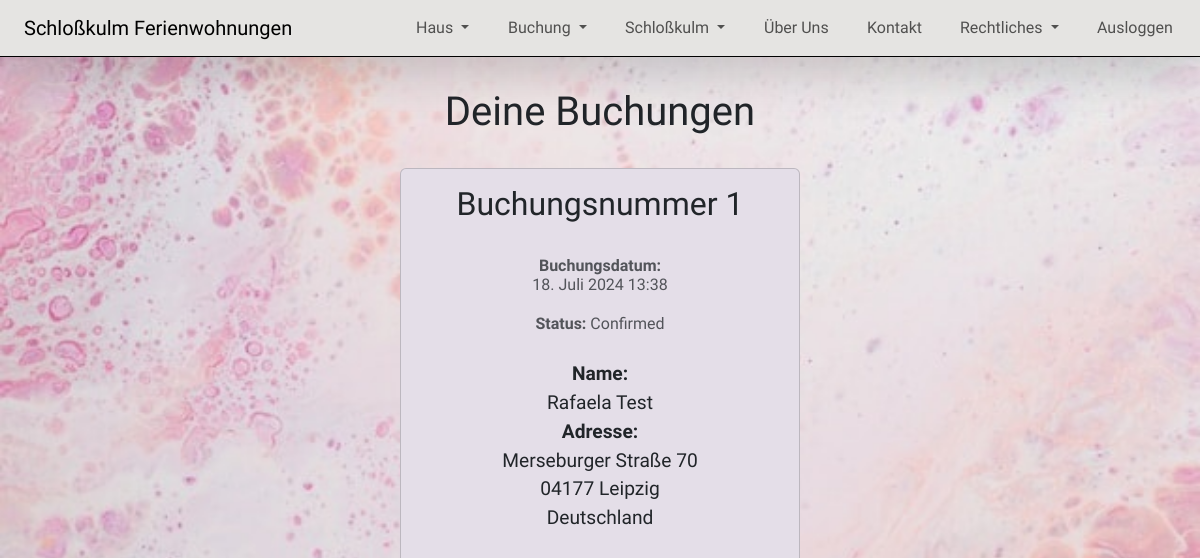
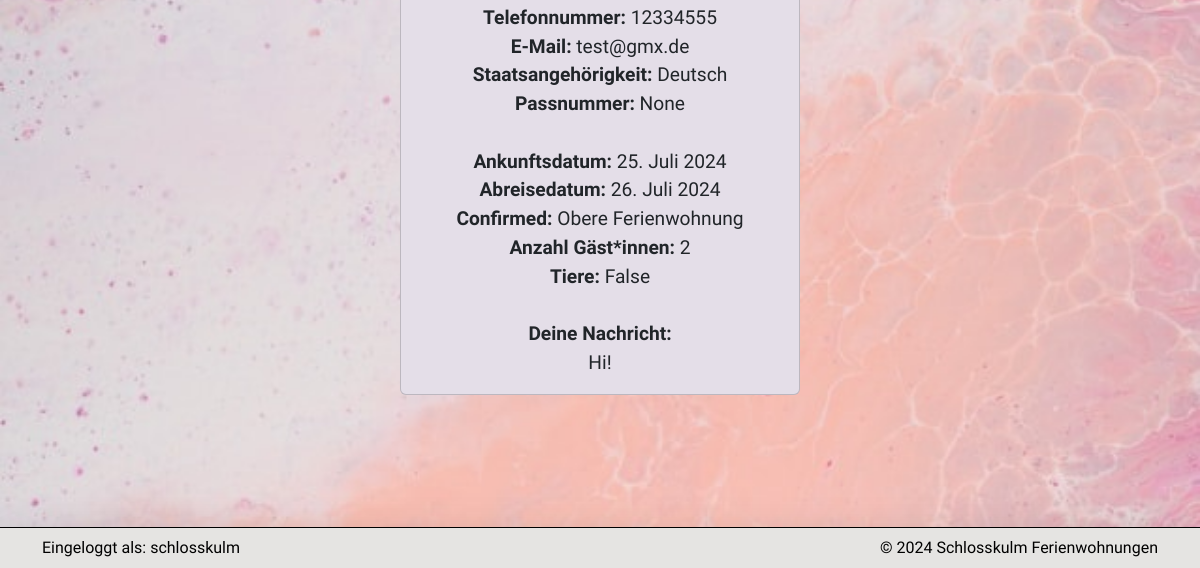
/buchung/deine-buchungen/ (signed in), run on an earlier commit of the app's database (2 pictures, top to bottom).
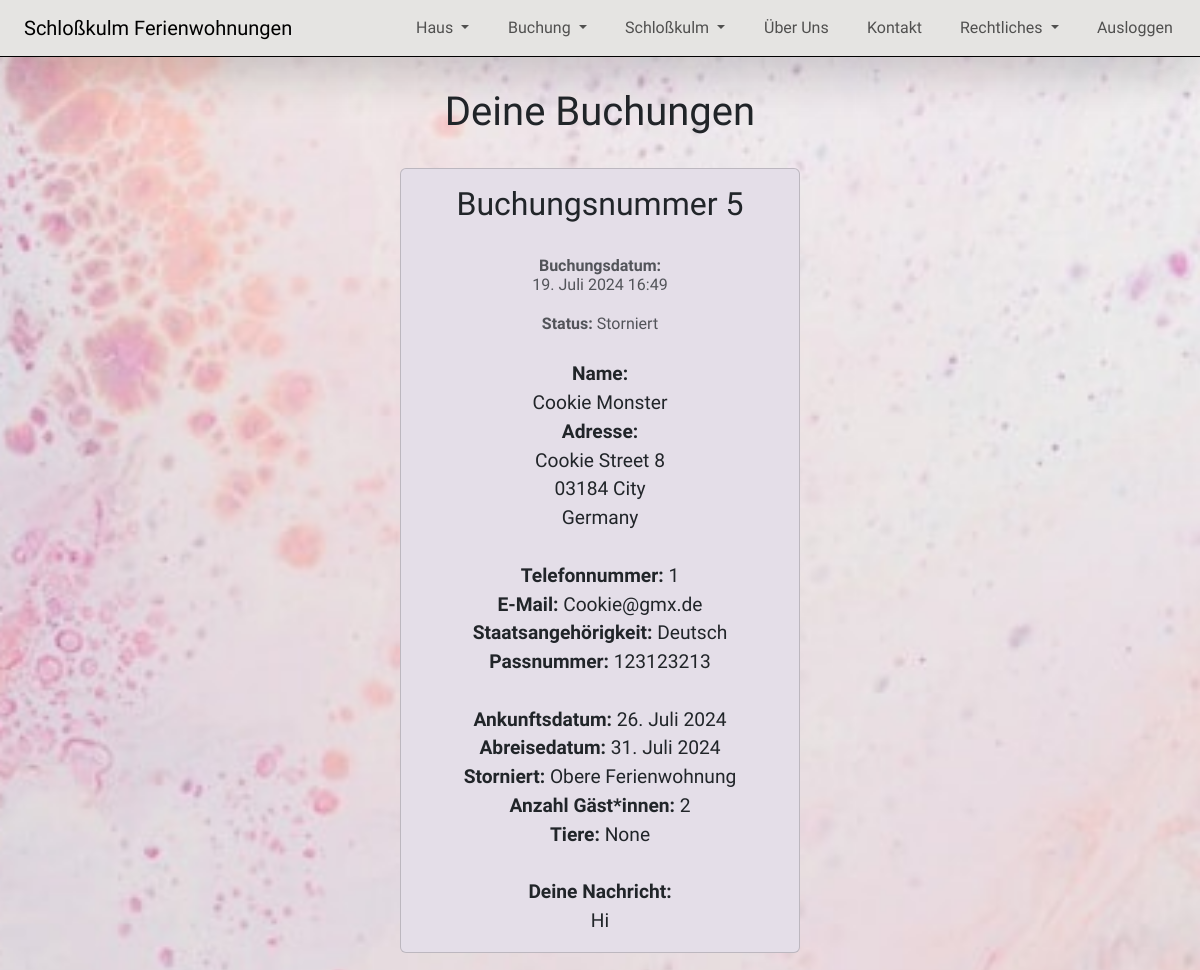
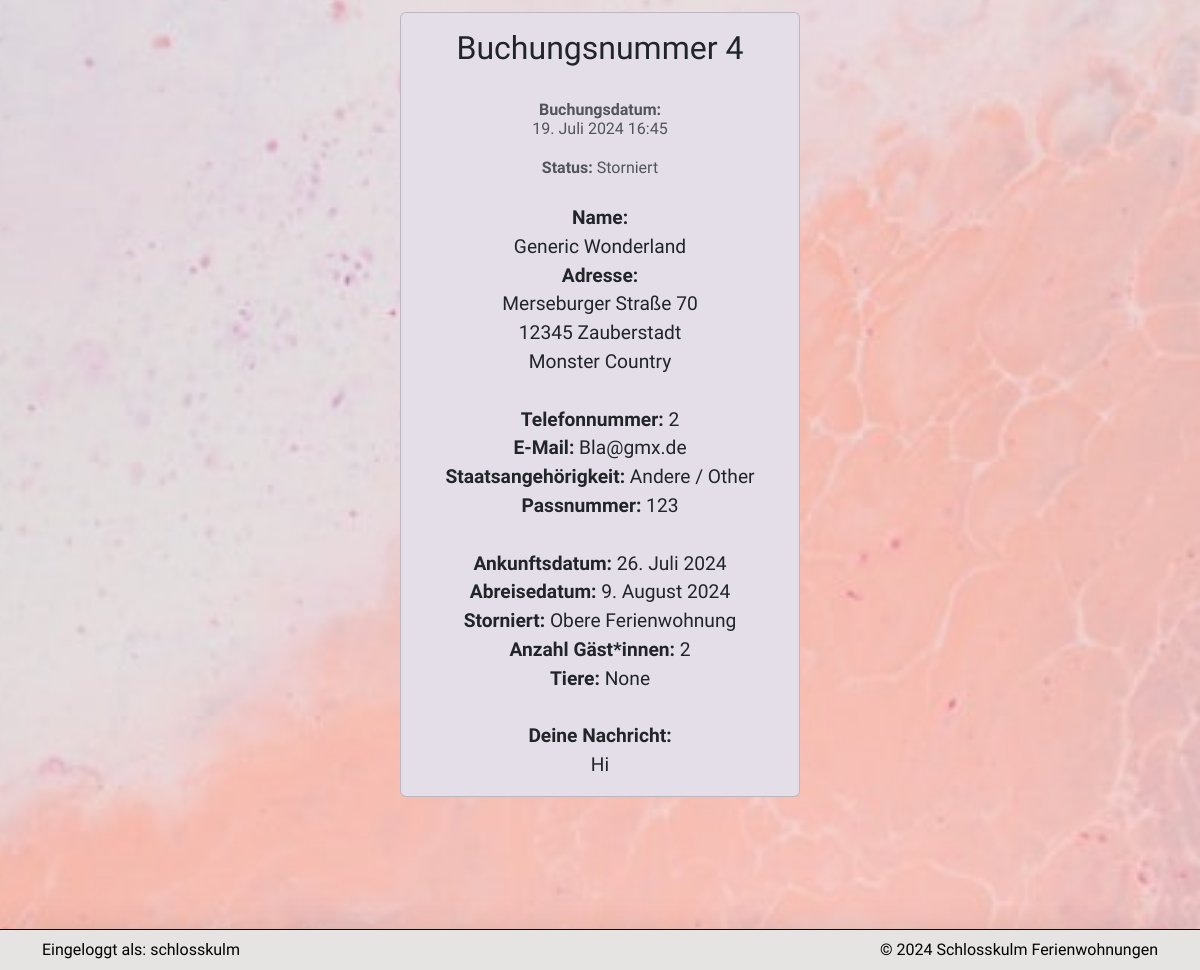
And on a later commit of the database (2 pictures, top to bottom).
### home/models.py (models this page shows, shortened)
class Booking(models.Model):
    user = models.ForeignKey(User, on_delete=models.RESTRICT,
                             related_name="user_name", default='1')
    booking_date = models.DateTimeField(default=now)
    status = (
        ('Angefragt', 'Angefragt'),
        ('Bestätigt', 'Bestätigt'),
        ('Storniert', 'Storniert'),
    )
    booking_status = models.CharField(choices=status, blank=True, null=True,
                                      max_length=100, default='Angefragt')
    first_name = models.CharField(max_length=100)
    last_name = models.CharField(max_length=100)
    birth_date = models.DateField()
    email = models.EmailField(max_length=100)
    phone_number = models.BigIntegerField()
    address = models.CharField(max_length=100)
    zip_code = models.CharField(max_length=100)
    city = models.CharField(max_length=100)
    country = models.CharField(max_length=100)
    booking_object = (
        ('Obere Ferienwohnung', 'Obere Ferienwohnung'),
        ('Untere Ferienwohnung', 'Untere Ferienwohnung'),
        ('Gesamtes Haus', 'Gesamtes Haus'),
    )
    booking_item = models.CharField(choices=booking_object, max_length=100)
    arrival_date = models.DateField()
    departure_date = models.DateField()
    guest_number = (
        ('1', '1'),
        ('2', '2'),
        ('3', '3'),
        ('4', '4'),
        ('5', '5'),
        ('6', '6'),
        ('7', '7'),
        ('8', '8'),
        ('9', '9'),
        ('10', '10'),
        ('11', '11'),
        ('12', '12'),
        ('13', '13'),
        ('14', '14'),
        ('15', '15'),
    )
    amount_guests = models.CharField(choices=guest_number, max_length=100)
    guest_nationality = (
        ('Deutsch', 'Deutsch'),
        ('Andere / Other', 'Andere / Other'),
    )
    nationality = models.CharField(choices=guest_nationality, max_length=100)
    passport_number = models.CharField(max_length=100, blank=True, null=True)
    animals = models.BooleanField(blank=True, null=True)
    message = models.TextField(max_length=4000)
    class Meta:
        ordering = ['-id']

### home/views.py (the view)
# urls.py: path('deine-buchungen/', views.BookingList.as_view(), name='deine-buchungen'),
class BookingList(generic.ListView):
    model = Booking
    template_name = "home/deine-buchungen.html"
    def get_queryset(self):
        if self.request.user.is_authenticated:
            return Booking.objects.filter(user=self.request.user)

### home/context_processors.py (called while the page is built)
def booking_exists(request):
    if request.user.is_authenticated:
        has_booking = Booking.objects.filter(user=request.user).exists()
    else:
        has_booking = False
    return {
        'booking_exists': has_booking
    }

### home/templates/home/deine-buchungen.html (shortened to what this page needs)
{% extends "base.html" %}
{% block content %}
<h1>Deine Buchungen</h1>
{% if user.is_authenticated and booking_exists %}
{% for booking in object_list %}
<div class="card mx-auto card-style">
  <div class="card-body">
      <h2 class="card-title">Buchungsnummer {{booking.id}}</h2><br>
      <h6 class="card-subtitle mb-2 text-body-secondary">
          <b>Buchungsdatum:</b><br>{{booking.booking_date}}<br><br>
          <b>Status:</b> {{booking.booking_status}}<br><br>
      </h6>
      <p class="card-text">
          <b>Name:</b><br>
          {{booking.first_name}} {{booking.last_name}}<br>
          <b>Adresse:</b><br>
          {{booking.address}}<br>
          {{booking.zip_code}} {{booking.city}}<br>
          {{booking.country}}<br><br>
          <b>Telefonnummer:</b> {{booking.phone_number}}<br>
          <b>E-Mail:</b> {{booking.email}}<br>
          <b>Staatsangehörigkeit:</b> {{booking.nationality}}<br>
          <b>Passnummer:</b> {{booking.passport_number}}<br><br>
          <b>Ankunftsdatum:</b> {{booking.arrival_date}}<br>
          <b>Abreisedatum:</b> {{booking.departure_date}}<br>
          <b>{{booking.booking_status}}:</b> {{booking.booking_item}}<br>
          <b>Anzahl Gäst*innen:</b> {{booking.amount_guests}}<br>
          <b>Tiere:</b> {{booking.animals}}<br><br>
          <b>Deine Nachricht:</b><br>
          {{booking.message}}<br>
      </p>
    </div>
</div>
<br>
{% endfor %}
{% else %}
{% include "not-authorized-modal.html" %}
{% endif %}
{% endblock %}

### templates/base.html (shortened to what this page needs)
{% load static %}
{% url 'account_login' as login_url %}
{% url 'account_signup' as signup_url %}
{% url 'account_logout' as logout_url %}
<!DOCTYPE html>
<html lang="de">
<head>
  <link href="https://cdn.jsdelivr.net/npm/bootstrap@5.3.3/dist/css/bootstrap.min.css" rel="stylesheet"
>
  <link href="https://cdn.jsdelivr.net/npm/bootstrap-icons@1.10.4/font/bootstrap-icons.css" rel="stylesheet">
  <link rel="stylesheet" href="{% static 'css/style.css' %}">
</head>
<body class="padding-bottom">
  <header>
    <nav class="navbar navbar-expand-lg navbar-light fixed-top shadow-lg px-2">
      <a class="navbar-brand nav-margin" href="{% url 'start-seite' %}">Schloßkulm Ferienwohnungen</a>
      <div class="collapse navbar-collapse justify-content-end" id="navbarNavDropdown">
        <ul class="navbar-nav">
          <li class="nav-item dropdown">
            <a class="nav-link dropdown-toggle hvr-bounce-in margin-left-right" href="#" id="navbarDropdownMenuLink1"
              data-bs-toggle="dropdown" aria-haspopup="true" aria-expanded="false" aria-current="page">
              Haus
            </a>
          </li>
          {% if user.is_authenticated and not user.is_superuser and booking_exists %}
          <li class="nav-item dropdown">
            <a class="nav-link dropdown-toggle hvr-bounce-in margin-left-right" href="#" id="navbarDropdownMenuLink3"
              data-bs-toggle="dropdown" aria-haspopup="true" aria-expanded="false" aria-current="page">
              Buchung
            </a>
            <div class="dropdown-menu" aria-labelledby="navbarDropdownMenuLink3">
              <a class="dropdown-item" href="{% url 'buchung' %}" aria-current="page">Buchungsformular</a>
              <a class="dropdown-item" href="{% url 'deine-buchungen' %}" aria-current="page">Deine Buchungen</a>
            </div>
          </li>
          {% elif user.is_authenticated and user.is_superuser %}
          <li class="nav-item dropdown">
            <a class="nav-link dropdown-toggle hvr-bounce-in margin-left-right" href="#" id="navbarDropdownMenuLink3"
              data-bs-toggle="dropdown" aria-haspopup="true" aria-expanded="false" aria-current="page">
              Buchung
            </a>
          </li>
          {% else %}
          <li class="nav-item">
            <a class="nav-link hvr-bounce-in margin-left-right"
              href="{% url 'account_login' %}?next={% url 'buchung' %}" aria-current="page">Buchung</a>
          </li>
          {% endif %}
          <li class="nav-item dropdown">
            <a class="nav-link dropdown-toggle hvr-bounce-in margin-left-right" href="#" id="navbarDropdownMenuLink2"
              data-bs-toggle="dropdown" aria-haspopup="true" aria-expanded="false" aria-current="page">
              Schloßkulm
            </a>
          </li>
          <li class="nav-item">
            <a class="nav-link hvr-bounce-in margin-left-right" href="{% url 'ueber-uns' %}" aria-current="page">Über
              Uns</a>
          </li>
          <li class="nav-item">
            <a class="nav-link hvr-bounce-in margin-left-right" href="{% url 'kontakt' %}"
              aria-current="page">Kontakt</a>
          </li>
          <li class="nav-item dropdown">
            <a class="nav-link dropdown-toggle hvr-bounce-in margin-left-right" href="#" id="navbarDropdownMenuLink5"
              data-bs-toggle="dropdown" aria-haspopup="true" aria-expanded="false" aria-current="page">
              Rechtliches
            </a>
          </li>
          {% if user.is_authenticated %}
          <li class="nav-item">
            <a class="nav-link hvr-bounce-in margin-left-right {% if request.path == logout.url %}active{% endif %}"
              aria-current="page" href="{% url 'account_logout' %}">Ausloggen</a>
          </li>
          {% endif %}
        </ul>
      </div>
    </nav>
  </header>
  <main>
    <div class="container-fluid text-center">
      {% block content %}{% endblock content %}
    </div>
  </main>
  <footer class="fixed-bottom p-2 shadow-lg">
    <div class="container">
      <div class="row">
        {% if user.is_authenticated %}
        <div class="col-sm-6 footer-font-size">
          Eingeloggt als: {{ user.username }}
        </div>
        {% endif %}
        <div class="col-sm-6 d-flex justify-content-end footer-font-size">
          ©&nbsp;<span id="copyright"></span>&nbsp;Schlosskulm Ferienwohnungen
        </div>
      </div>
    </div>
  </footer>
</body>
</html>

### static/css/style.css (style rules this page uses)
* { font-family: "Titillium Web", sans-serif; font-weight: 400; }
body { background-color: #ececeb; background-image: url("../images/background-images/background-image.jpg"); background-size: cover; background-repeat: no-repeat; background-position: center center; background-attachment: fixed; }
main { padding-top: 5rem; padding-bottom: 3rem; margin: 0 2rem; font-size: 1.2rem; }
h1 { margin: 0.5rem 0 2rem; }
.padding-bottom { padding-bottom: 6rem; }
.hvr-bounce-in { display: inline-block; vertical-align: middle; -webkit-transform: perspective(1px) translateZ(0); transform: perspective(1px) translateZ(0); box-shadow: 0 0 1px rgba(0, 0, 0, 0); -webkit-transition-duration: 0.5s; transition-duration: 0.5s; }
nav { background-color: #E5E4E2; border-bottom: 1px solid #000; }
nav a { font-weight: 400; color: #fff; }
.margin-left-right { margin: 0 0.7rem; }
.nav-margin { margin: 0 1rem; }
footer { background-color: #E5E4E2; border-top: 1px solid #000; color: black; height: 2.5rem; height: auto; }
.card-style { background-color: #e4dee8; }
@media (min-width: 576px) { .card-style { background-color: #e4dee8; width: 25rem; } }
@media (min-width: 576px) { .footer-font-size { font-size: 1rem; } }

What changed in the data, as far as the page shows it:
removed Booking: id "1", booking_date "18. Juli 2024 13:38", booking_status "Confirmed", first_name "Rafaela", last_name "Test", address "Merseburger Straße 70", zip_code "04177", city "Leipzig", country "Deutschland", phone_number "12334555", email "test@gmx.de", nationality "Deutsch", passport_number "None", arrival_date "25. Juli 2024", departure_date "26. Juli 2024", booking_item "Obere Ferienwohnung", amount_guests "2", animals "False", message "Hi!"
added Booking: id "5", booking_date "19. Juli 2024 16:49", booking_status "Storniert", first_name "Cookie", last_name "Monster", address "Cookie Street 8", zip_code "03184", city "City", country "Germany", phone_number "1", email "Cookie@gmx.de", nationality "Deutsch", passport_number "123123213", arrival_date "26. Juli 2024", departure_date "31. Juli 2024", booking_item "Obere Ferienwohnung", amount_guests "2", animals "None", message "Hi"
added Booking: id "4", booking_date "19. Juli 2024 16:45", booking_status "Storniert", first_name "Generic", last_name "Wonderland", address "Merseburger Straße 70", zip_code "12345", city "Zauberstadt", country "Monster Country", phone_number "2", email "Bla@gmx.de", nationality "Andere / Other", passport_number "123", arrival_date "26. Juli 2024", departure_date "9. August 2024", booking_item "Obere Ferienwohnung", amount_guests "2", animals "None", message "Hi"
